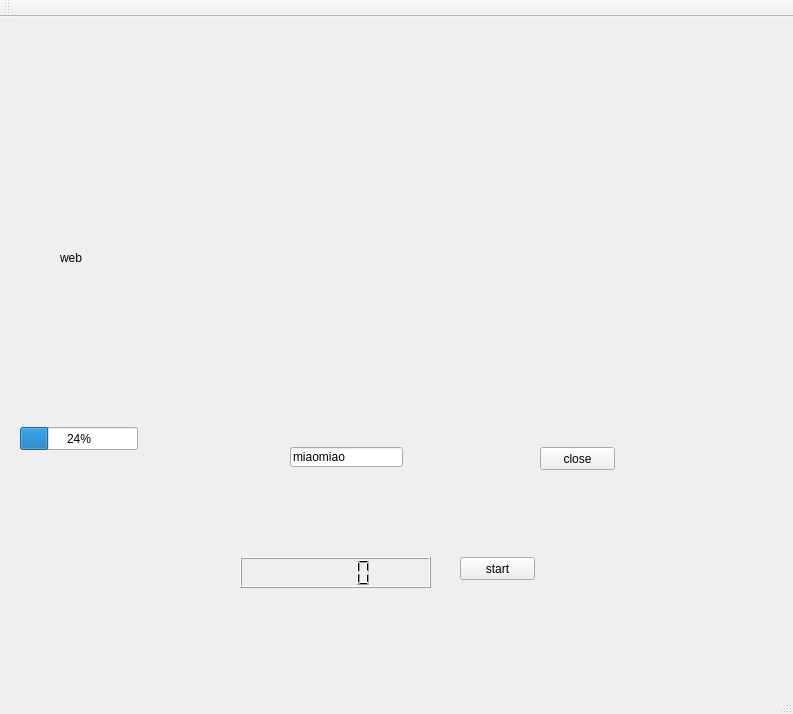
<?xml version="1.0" encoding="UTF-8"?>
<ui version="4.0">
 <class>MainWindow</class>
 <widget class="QMainWindow" name="MainWindow">
  <property name="geometry">
   <rect>
    <x>0</x>
    <y>0</y>
    <width>793</width>
    <height>714</height>
   </rect>
  </property>
  <property name="windowTitle">
   <string>MainWindow</string>
  </property>
  <widget class="QWidget" name="centralWidget">
   <widget class="QPushButton" name="closeButton">
    <property name="geometry">
     <rect>
      <x>540</x>
      <y>430</y>
      <width>75</width>
      <height>23</height>
     </rect>
    </property>
    <property name="text">
     <string>close</string>
    </property>
   </widget>
   <widget class="QLineEdit" name="lineEdit">
    <property name="geometry">
     <rect>
      <x>290</x>
      <y>430</y>
      <width>113</width>
      <height>20</height>
     </rect>
    </property>
    <property name="text">
     <string>miaomiao</string>
    </property>
   </widget>
   <widget class="QLCDNumber" name="lcdNumber">
    <property name="geometry">
     <rect>
      <x>240</x>
      <y>540</y>
      <width>191</width>
      <height>31</height>
     </rect>
    </property>
   </widget>
   <widget class="QPushButton" name="startButton">
    <property name="geometry">
     <rect>
      <x>460</x>
      <y>540</y>
      <width>75</width>
      <height>23</height>
     </rect>
    </property>
    <property name="text">
     <string>start</string>
    </property>
   </widget>
   <widget class="QProgressBar" name="progressBar">
    <property name="geometry">
     <rect>
      <x>20</x>
      <y>410</y>
      <width>118</width>
      <height>23</height>
     </rect>
    </property>
    <property name="value">
     <number>24</number>
    </property>
   </widget>
   <widget class="QLabel" name="urlLabel">
    <property name="geometry">
     <rect>
      <x>60</x>
      <y>220</y>
      <width>441</width>
      <height>41</height>
     </rect>
    </property>
    <property name="text">
     <string>web</string>
    </property>
   </widget>
  </widget>
  <widget class="QMenuBar" name="menuBar">
   <property name="geometry">
    <rect>
     <x>0</x>
     <y>0</y>
     <width>793</width>
     <height>23</height>
    </rect>
   </property>
  </widget>
  <widget class="QToolBar" name="mainToolBar">
   <attribute name="toolBarArea">
    <enum>TopToolBarArea</enum>
   </attribute>
   <attribute name="toolBarBreak">
    <bool>false</bool>
   </attribute>
  </widget>
  <widget class="QStatusBar" name="statusBar"/>
 </widget>
 <layoutdefault spacing="6" margin="11"/>
 <resources/>
 <connections>
  <connection>
   <sender>closeButton</sender>
   <signal>clicked()</signal>
   <receiver>MainWindow</receiver>
   <slot>close()</slot>
   <hints>
    <hint type="sourcelabel">
     <x>577</x>
     <y>476</y>
    </hint>
    <hint type="destinationlabel">
     <x>314</x>
     <y>259</y>
    </hint>
   </hints>
  </connection>
 </connections>
</ui>
